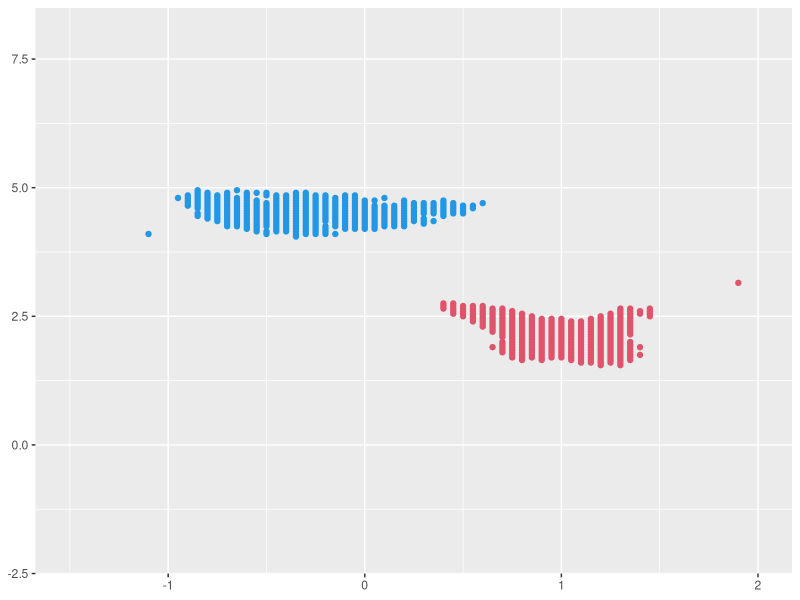
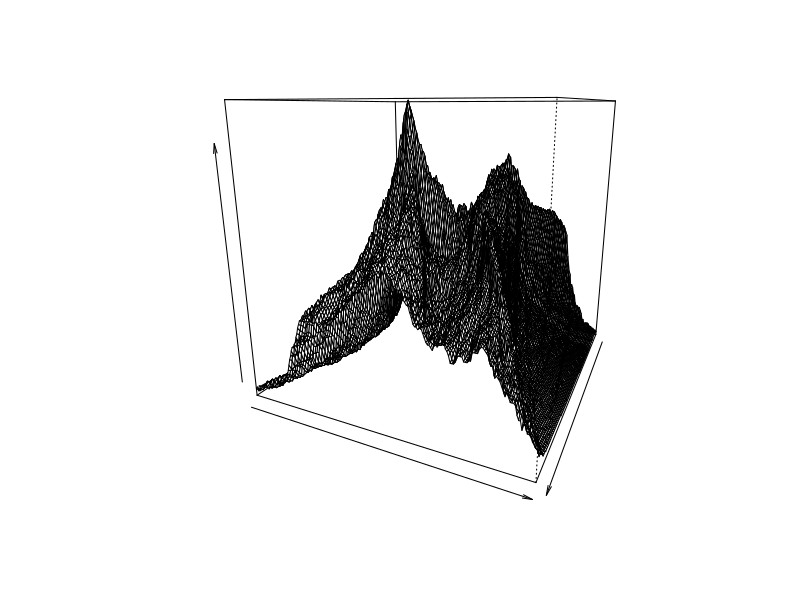

Reproduce these figures in R, in order.
# Load the ggplot2 library
library(ggplot2)

# Set the seed for reproducibility
set.seed(1)

n = 300
x = rnorm(n, 0, 1)
ep = rnorm(n, 0, 0.2)
y = rep(0, n)
for (i in 1:(n/2)) {
  y[i] = 5 * sin(x[i]) + ep[i]
}
for (i in (1 + (n/2)):n) {
  y[i] = 1 * x[i]^2 + 2 * x[i] + ep[i]
}

# Define the range of beta1 and beta2 values
beta1 = seq(-2, 3, by = 0.05)
beta2 = seq(-2, 8, by = 0.05)

# Create an array to store the residuals
resij = array(0, dim = c(length(beta1), length(beta2), n))

# Create an array to store the number of residuals within a threshold
resn = array(0, dim = c(length(beta1), length(beta2)))

# Calculate residuals and count the number of residuals within a threshold
for (i in 1:length(beta1)) {
  for (j in 1:length(beta2)) {
    for (k in 1:n) {
      resij[i, j, k] = y[k] - beta1[i] * x[k]^2 - beta2[j] * x[k]
      if (abs(resij[i, j, k]) < 0.4) {
        resij[i, j, k] = 0
      } else {
        resij[i, j, k] = 1
      }
    }
  }
}

# Calculate the proportion of residuals within a threshold and decide whether to plot a point
p = array(0, dim = c(length(beta1), length(beta2)))
for (i in 1:length(beta1)) {
  for (j in 1:length(beta2)) {
    for (k in 1:n) {
      resn[i, j] = resn[i, j] + resij[i, j, k]
    }
    resn[i, j] = 1 - resn[i, j] / n
    if (resn[i, j] > 0.41) {
      p[i, j] = 1
    }
  }
}

# Find the indices of points to be plotted
w = which(p == 1, arr.ind = TRUE)
xax = beta1[w[, 1]]
yax = beta2[w[, 2]]

# Plot the scatter plot
types = rep(0, length(xax))
types[1] = 2
subgroup1 = xax[1]
subgroup2 = c()
for (i in 2:length(xax)) {
  if (sqrt((xax[i] - xax[1])^2 + (yax[i] - yax[1])^2) < 2) {
    subgroup1 = c(subgroup1, xax[i])
    types[i] = 2
  } else {
    subgroup2 = c(subgroup2, xax[i])
    types[i] = 4
  }
}

df = data.frame(x = xax, y = yax)

p <- ggplot(df, aes(x, y, color = types)) + 
  geom_point(color = types) +
  coord_cartesian(xlim = c(-1.5, 2), ylim = c(-2, 8)) +
  theme(axis.title.x = element_blank(), axis.title.y = element_blank())

plot(p)

# Create a 3D plot of beta1, beta2, and the proportion of residuals within a threshold
persp(beta1, beta2, resn, phi = 15, theta = 115, xlab = "", ylab = "", zlab = "")

